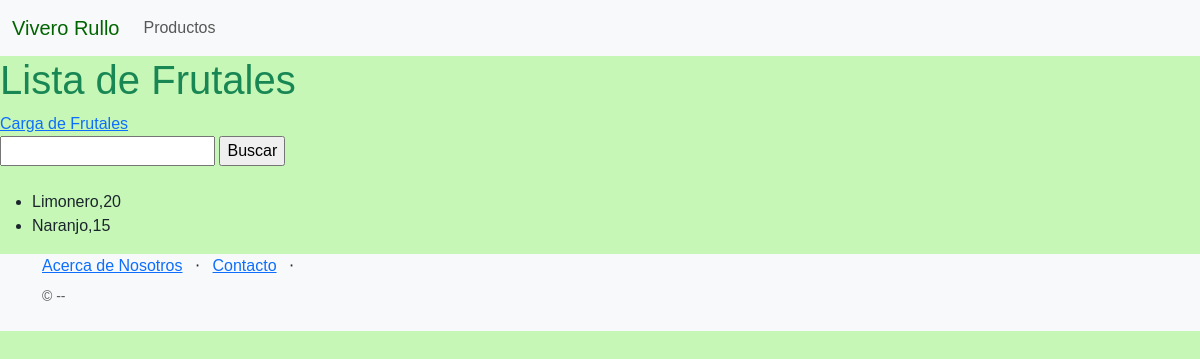
Page /Productos/lista-Frutal/ on the earlier database version.
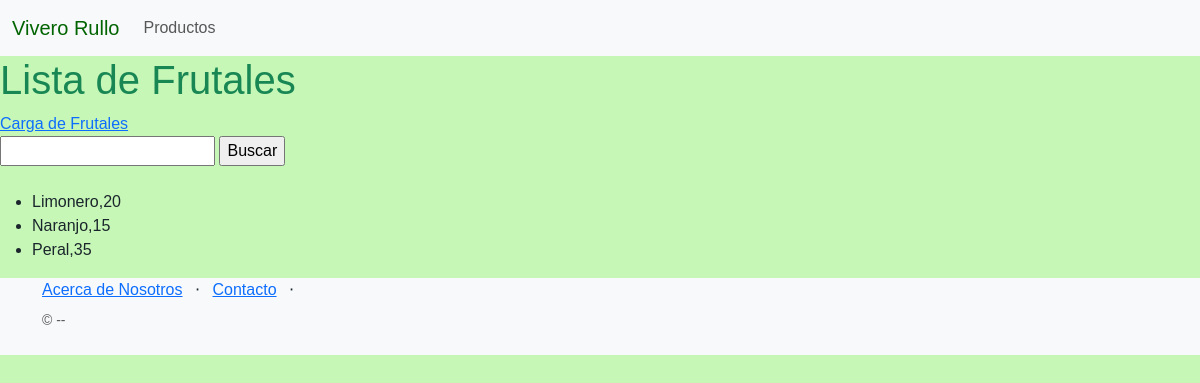
Same page on the later database version.
### products/models.py (models this page shows, shortened)
class Frutal(models.Model):
    nombre=models.CharField(max_length=200)
    tipo=models.CharField(max_length=128)
    tamaño=models.CharField(max_length=200)
    stock=models.IntegerField()

### products/views.py (the view)
# urls.py: path('lista-Frutal/', listarFrutal, name='listafrutal'),
def listarFrutal(request):
    contexto = {
        'Frutales': Frutal.objects.all(),
    }
    return render(request=request,
                  template_name='products/listaFrutal.html',
                  context=contexto,
                  )

### products/templates/products/listaFrutal.html (shortened to what this page needs)
{% extends "products/base.html" %}
{% block contenido %}
<section>
<div>
<h1 style='color:#198754'>Lista de Frutales </h1>
<a href="{% url 'frutal' %}">Carga de Frutales</a>
<br>
<form action="{% url 'buscafrutal' %}" method="post">
  <input type="text" name="nombre">
  <input type="submit" value="Buscar">
</form>
<br>
<ul>
 {% for planta in Frutales %}
  <li> {{ planta.nombre}},{{ planta.stock }}</li>
 {% endfor %}
</ul>
</div>
</section>
{% endblock contenido %}

Differences in the rows shown:
added Frutal: nombre "Peral", stock "35"
